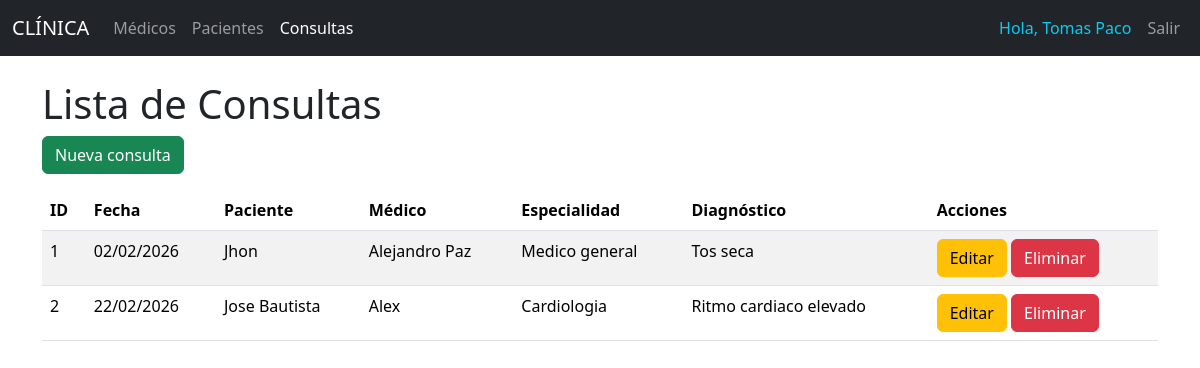
The app's page /consultas/ (signed in) with its own data.
### models/consulta_model.py (models this page shows, shortened)
class Consulta(db.Model):
    __tablename__ = "consultas"
    id = db.Column(db.Integer, primary_key=True)
    fecha = db.Column(db.DateTime, nullable=False)
    diagnostico = db.Column(db.String(250), nullable=False)
    tratamiento = db.Column(db.String(250), nullable=False)
    medico_id = db.Column(db.Integer, db.ForeignKey('medicos.id'), nullable=False)
    paciente_id = db.Column(db.Integer, db.ForeignKey('pacientes.id'), nullable=False)
    medico = db.relationship('Medico', back_populates='consultas')
    paciente = db.relationship('Paciente', back_populates='consultas')
    @staticmethod
    def get_all():
        return Consulta.query.all()

### models/paciente_model.py (models this page shows, shortened)
class Paciente(db.Model):
    __tablename__ = "pacientes"
    id = db.Column(db.Integer, primary_key=True)
    nombre = db.Column(db.String(80), nullable=False)
    edad = db.Column(db.Integer, nullable=False)
    direccion = db.Column(db.String(200), nullable=False)
    telefono = db.Column(db.String(20), nullable=False)
    consultas = db.relationship('Consulta', back_populates='paciente', cascade="all, delete-orphan")
    def delete(self):
        db.session.delete(self)
        db.session.commit()

### models/medico_model.py (models this page shows, shortened)
class Medico(db.Model):
    __tablename__ = "medicos"
    id = db.Column(db.Integer, primary_key=True)
    nombre = db.Column(db.String(80), nullable=False)
    especialidad = db.Column(db.String(100), nullable=False)
    telefono = db.Column(db.String(20), nullable=False)
    correo = db.Column(db.String(100), nullable=False)
    consultas = db.relationship('Consulta', back_populates='medico', cascade="all, delete-orphan")
    def delete(self):
        db.session.delete(self)
        db.session.commit()

### controllers/consulta_controller.py (the view)
@consulta_bp.route("/")
def index():
    consultas = Consulta.get_all()
    return consulta_view.list(consultas)

### run.py (called while the page is built)
@app.context_processor
def inject_active_path():
    def is_active(path):
        return 'active' if request.path == path else ''
    return(dict(is_active = is_active))

### view/consulta_view.py (called while the page is built)
def list(consultas):
    return render_template('consultas/index.html', consultas=consultas)

### templates/consultas/index.html (shortened to what this page needs)
{% extends 'base.html' %}
{% block content %}
<h1>Lista de Consultas</h1>
<a href="{{ url_for('consulta.create') }}" class="btn btn-success mb-3">Nueva consulta</a>
<table class="table table-striped">
    <thead>
        <tr>
            <th>ID</th>
            <th>Fecha</th>
            <th>Paciente</th>
            <th>Médico</th>
            <th>Especialidad</th>
            <th>Diagnóstico</th>
             <th>Acciones</th>
        </tr>
    </thead>
    <tbody>
        {% for item in consultas %}
        <tr>
            <td>{{ item.id }}</td>
            <td>{{ item.fecha.strftime('%d/%m/%Y') }}</td>
            <td>{{ item.paciente.nombre }}</td>
            <td>{{ item.medico.nombre }}</td>
            <td>{{ item.medico.especialidad }}</td>
            <td>{{ item.diagnostico[:50] }}{% if item.diagnostico|length > 50 %}...{% endif %}</td>
            <td>
                <a href="{{ url_for('consulta.edit', id=item.id) }}" class="btn btn-warning">Editar</a>
                <a href="{{ url_for('consulta.delete', id=item.id) }}" class="btn btn-danger" onclick="return confirm('Estás seguro de eliminar ?')">Eliminar</a>
            </td>
        </tr>
        {% endfor %}
    </tbody>
</table>
{% endblock %}

### records on screen
Consulta: id "1", fecha "02/02/2026", paciente.nombre "Jhon", medico.nombre "Alejandro Paz", medico.especialidad "Medico general", diagnostico "Tos seca"
Consulta: id "2", fecha "22/02/2026", paciente.nombre "Jose Bautista", medico.nombre "Alex", medico.especialidad "Cardiologia", diagnostico "Ritmo cardiaco elevado"

### other values on screen
{{ session.user_name }} "Tomas Paco"
